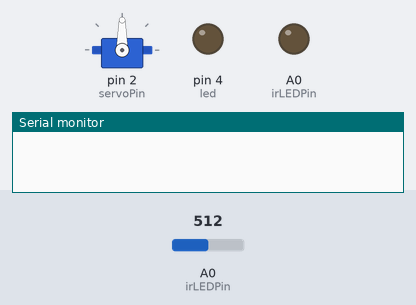
Bench run of a sketch on a simulated Arduino Uno, built with avr-gcc and run on an emulated ATmega328P. Parts: servo, output pins drawn as LEDs (lit = HIGH), the last lines printed to the serial monitor. Inputs (shaded band) come from the test bench; at power-on: A0 (irLEDPin) = 512.

Above: at 0.1 s.
At 4.3 s:
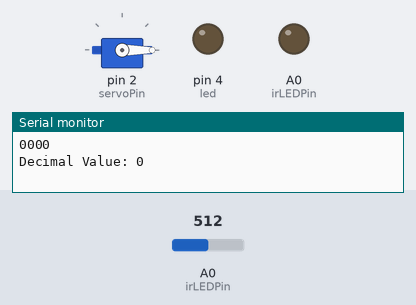
Timing chart, 0 to 40.0 s (numbered marks = the images above):
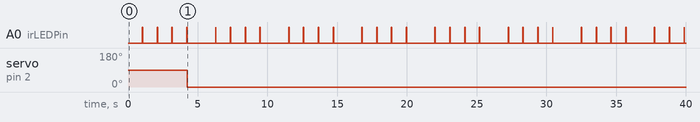

Measured:
- by itself, A0 (irLEDPin): repeats every 5.2 s: 3 × (LOW 1.0 s, HIGH 0.03 s), LOW 2.0 s, HIGH 0.03 s
- by itself, servo on pin 2 (servoPin): 90° → 0° at 4.2 s

The sketch:

IRSensor_DIY_BinarytoDec_.ino
```cpp
#include <Servo.h>
const int irLEDPin = 14;
const int irReceiverPin = A0;
unsigned long baseSignal, rawSignal;
unsigned int proximity;
int servoPin = 2;
const int led = 4;
String code = "";
int count = 0;
Servo Servo1;
void setup()   {
  Serial.begin(9600);
  analogReference(EXTERNAL);
  pinMode(irLEDPin, OUTPUT);
  pinMode(led, OUTPUT);
  Servo1.attach(servoPin, 430, 2400);
}
void loop(){
 NextCode:
    while (count < 4)
    {
        baseSignal = 0;
        rawSignal = 0;
        delay(1000);
        for (int i = 0; i < 50; i++)
        {
            baseSignal += analogRead(irReceiverPin);
            delayMicroseconds(500);
        }
        baseSignal /= 50;
        //  Serial.print("Ambient IR Light: "); Serial.print(baseSignal);

        digitalWrite(irLEDPin, HIGH);
        for (int i = 0; i < 50; i++)
        {
            rawSignal += analogRead(irReceiverPin);
            delayMicroseconds(500);
        }
        rawSignal /= 50;
//          Serial.print("   Raw Signal: "); Serial.print(rawSignal);
        proximity = baseSignal - rawSignal;
//          Serial.print("   Proximity: "); Serial.println(proximity);
        digitalWrite(irLEDPin, LOW);
        if (proximity > 150)
        {
            digitalWrite(led, HIGH);
            code += '1';
//                        Serial.print("Object detected \n");
        }
        else
        {
            digitalWrite(led, LOW);
            code += '0';
//                        Serial.print("No Object detected \n");
        }

        count++;

        while (count == 4)
        {
            Serial.print("\n");
            Serial.print(code);
            convertor();
            break;
        }
        yield();
    }
}
void convertor()
{
    int num = code.toInt();
    int dec = 0;
    int base = 1;
    int temp = num;
    while (temp)
    {
        int lastDigit = temp % 10;
        temp = temp / 10;
        dec += lastDigit * base;
        base = base * 2;
    }
    Serial.print("\n");
    Serial.print("Decimal Value: ");
    Serial.print(dec);
    rotateServo(dec);
    code = "";
    count = 0;
}
void rotateServo(int x)
{
    switch (x)
    {
    case 0:
        Servo1.write(0);
        delay(1000);
        break;
    case 1:
        Servo1.write(18);
        delay(1000);
        break;
    case 2:
        Servo1.write(36);
        delay(1000);
        break;
    case 3:
        Servo1.write(54);
        delay(1000);
        break;
    case 4:
        Servo1.write(72);
        delay(1000);
        break;
    case 5:
        Servo1.write(90);
        delay(1000);
        break;
    case 6:
        Servo1.write(108);
        delay(1000);

        break;
    case 7:
        Servo1.write(126);
        delay(1000);

        break;
    case 8:
        Servo1.write(144);
        delay(1000);

        break;
    case 9:
        Servo1.write(162);
        delay(1000);

        break;
    case 10:
        Servo1.write(18);
        delay(1000);
        Servo1.write(0);
        break;
    case 11:
        Servo1.write(18);
        delay(1000);
        Servo1.write(18);
        break;
    case 12:
        Servo1.write(18);
        delay(1000);
        Servo1.write(36);
        break;
    case 13:
        Servo1.write(18);
        delay(1000);
        Servo1.write(54);
        break;
    case 14:
        Servo1.write(18);
        delay(1000);
        Servo1.write(72);
        break;
    case 15:
        Servo1.write(18);
        delay(1000);
        Servo1.write(90);
        break;
    default:
        Servo1.write(180);
        break;
    }
}
```
